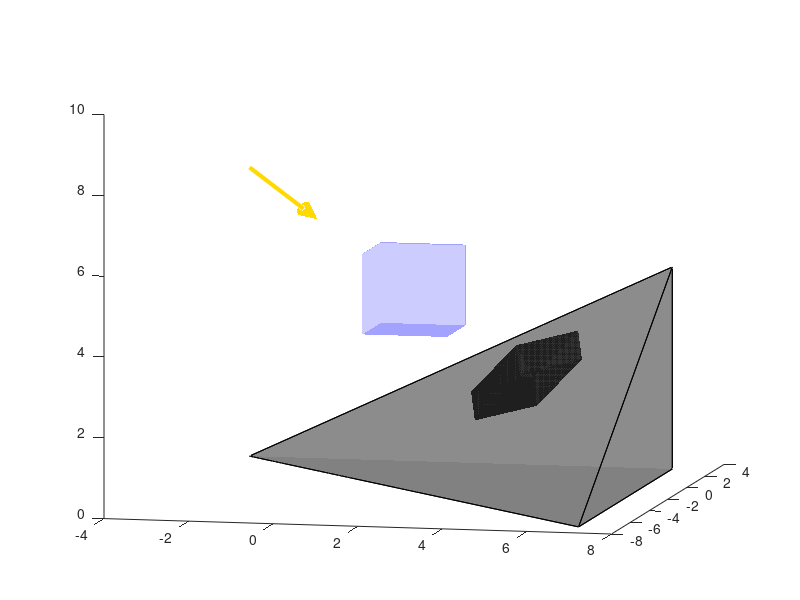

Here is the MATLAB script that generated this plot: (Note: this script raises an error after producing the figure.)
function plotflyinghouse
    clf;
    ax = axes('units','pixels');
    
    C=[1 -3 4;3 -3 4;1 -1 4;3 -1 4;1 -3 6;3 -3 6;1 -1 6;3 -1 6]';

    b1 = [1; -1; 0];
    b2 = [1; 1; 1];
    b3 = [-4; -6; 5];
    Psb = [b1 b2 b3];
    Pbs = inv(Psb);
    Tb = diag([1 1 0]);
    Ts = Psb*Tb*Pbs;

    house.Vertices = C';
    house.Faces = [1 2 4 3 1; 5 6 8 7 5; 1 2 6 5 1; 1 3 7 5 1; 2 4 8 6 2; 3 4 8 7 3];
    house.FaceVertexCData = [0.0 0.0 1.0];
    house.FaceAlpha = 0.2;
    house.EdgeAlpha = 0.8;
    house.FaceColor = 'flat';
    house.EdgeColor = 'flat';
    house.LineWidth = 1.5;
    patch(house);

    mountain.Vertices = [7 -7 0; 7 3 0; -3 3 0; 7 3 5];
    mountain.Faces = [1 2 3 1; 1 2 4 1; 1 3 4 1; 2 3 4 2];
    mountain.FaceVertexCData = [0.5 0.5 0.5];
    mountain.FaceAlpha = 0.9;
    mountain.FaceColor = 'flat';
    patch(mountain); 

    shadow.Vertices = (Ts*C+0.001*b3)'; %small offset to prevent z-fighting
    shadow.Faces = [1 2 4 3 1; 5 6 8 7 5; 1 2 6 5 1; 1 3 7 5 1; 2 4 8 6 2; 3 4 8 7 3];
    shadow.FaceVertexCData = [0.1 0.1 0.1];
    shadow.FaceAlpha = 0.8;
    shadow.FaceColor = 'flat';
    shadow.EdgeAlpha = 0.8;
    patch(shadow);

    %draw the light direction as a 3d arrow
    hold on;
    lightpos = [-1 -6 8.5];
    lightdir = -0.3*b3';
    lightcolour = [1 0.85 0];
    %draw the line of the arrow
    line = [lightpos; lightpos+0.8*lightdir];
    plot3(line(:,1), line(:,2), line(:,3), 'Color',lightcolour, 'LineWidth', 3)
    %draw the tip of the arrow as a cone
    p1 = cross(lightdir, [1 0 0]); %find two perpendicular vectors
    p2 = cross(lightdir, p1);
    p1 = p1/norm(p1);
    p2 = p2/norm(p2);
    angles = [cos(0:2*pi/8:2*pi); sin(0:2*pi/8:2*pi)];
    tip.Vertices = [lightpos+lightdir; lightpos+0.8*lightdir+0.2*angles'*[p1; p2]];
    tip.Faces = [1 2 3 1; 1 3 4 1; 1 4 5 1; 1 5 6 1; 1 6 7 1; 1 7 8 1; 1 8 9 1; 1 9 10 1];
    tip.FaceVertexCData = lightcolour;
    tip.EdgeColor = 'none';
    tip.FaceColor = 'flat';
    patch(tip); 

    view([12.5 10]);
    ax.Interactions = rotateInteraction;
    ax.DataAspectRatioMode = 'manual';
    axis([-3 7 -7 3 0 10]);
    ax.DataAspectRatioMode = 'manual';
    ax.DataAspectRatio = [1 1 1];
    ax.XGrid = 'on';
    ax.YGrid = 'on';
    ax.ZGrid = 'on';
    ax.XLabel.String = 'x';
    ax.YLabel.String = 'y';
    ax.ZLabel.String = 'z';
end